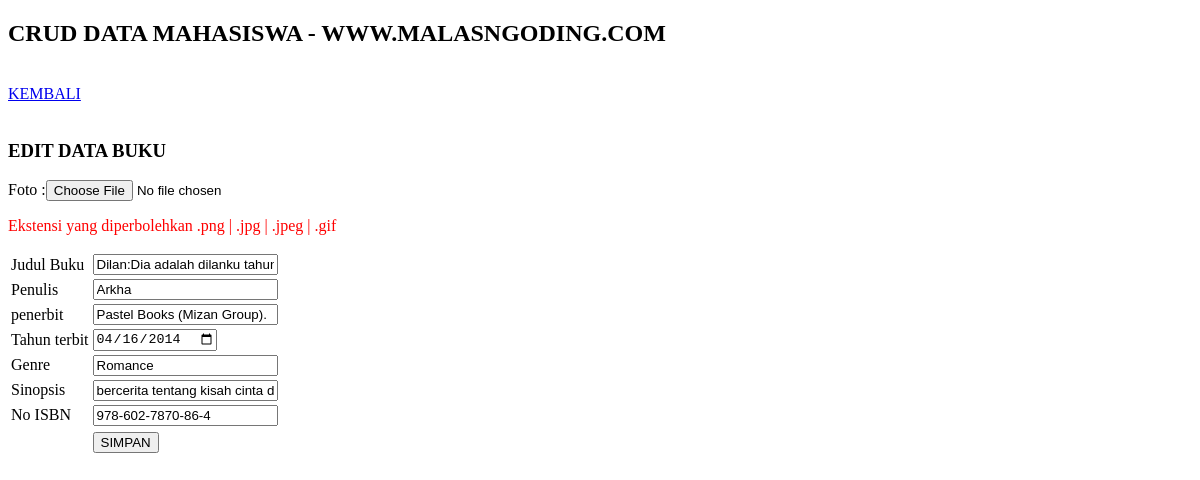
/admin/edit.php?id_buku=1, run on an earlier commit of the app's database.
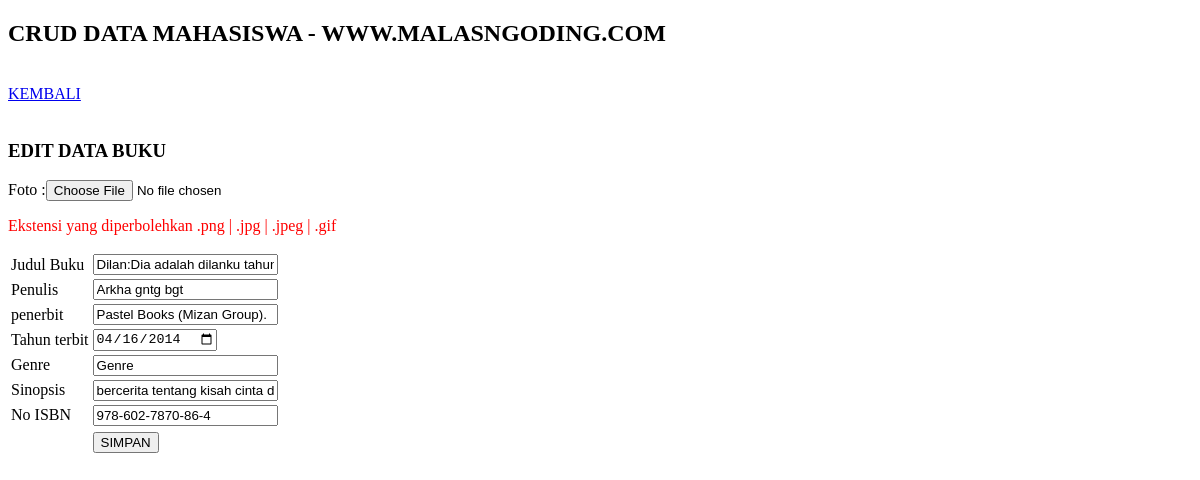
And on a later commit of the database.
### tables this page shows
CREATE TABLE `daftar_buku` (
  `id_buku` int(11) NOT NULL,
  `judul` varchar(100) NOT NULL,
  `penulis` varchar(50) NOT NULL,
  `penerbit` varchar(50) NOT NULL,
  `tahun_terbit` date NOT NULL,
  `genre` varchar(50) NOT NULL,
  `sinopsis` text NOT NULL,
  `no_isbn` varchar(100) NOT NULL,
  `foto` varchar(255) NOT NULL
);

### admin/edit.php (the view, shortened to what this page needs)
<!DOCTYPE html>
<html>
<head>
</head>
<body>
	<h2>CRUD DATA MAHASISWA - WWW.MALASNGODING.COM</h2>
	<br/>
	<a href="index.php">KEMBALI</a>
	<br/>
	<br/>
	<h3>EDIT DATA BUKU</h3>
	<?php
	include 'koneksi.php';
	$id = $_GET['id_buku'];
	$data = mysqli_query($koneksi,"select * from daftar_buku where id_buku='$id'");
	while($d = mysqli_fetch_array($data)){
		?>
		<form method="post" action="update.php" enctype="multipart/form-data">
			<table>
				<tr>
					<td>Judul Buku</td>
					<td>
						<input type="text" name="judul" value="<?php echo $d['judul']; ?>">
					</td>
				</tr>
				<tr>
					<td>Penulis</td>
					<td><input type="text" name="penulis" value="<?php echo $d['penulis']; ?>"></td>
				</tr>
				<tr>
					<td>penerbit</td>
					<td><input type="text" name="penerbit" value="<?php echo $d['penerbit']; ?>"></td>
				</tr>
				<tr>
					<td>Tahun terbit</td>
                    <td><input type="date" name="tahun_terbit" value="<?php echo $d['tahun_terbit'];?>"></td>
				</tr>
				<tr>
					<td>Genre</td>
					<td><input type="text" name="genre" value="<?php echo $d['genre']; ?>"></td>
				</tr>
				<tr>
					<td>Sinopsis</td>
					<td><input type="text" name="sinopsis" value="<?php echo $d['sinopsis']; ?>"></td>
				</tr>
				<tr>
					<td>No ISBN</td>
					<td><input type="text" name="no_isbn" value="<?php echo $d['no_isbn']; ?>"></td>
				</tr>
				<tr>
					<label>Foto :</label>
					<input type="file" name="foto" required="required">
					<p style="color: red">Ekstensi yang diperbolehkan .png | .jpg | .jpeg | .gif</p>
				</tr>
				<tr>
					<td></td>
					<td><input type="submit" value="SIMPAN"></td>
				</tr>
			</table>
		</form>
		<?php
	}
	?>
</body>
</html>

What changed in the data, as far as the page shows it:
changed daftar_buku "Pastel Books (Mizan Group).": penulis "Arkha" → "Arkha gntg bgt"; genre "Romance" → "Genre"
